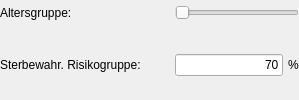
                 <widget class="QFrame" name="frame_risk_group">
                  <property name="minimumSize">
                   <size>
                    <width>0</width>
                    <height>50</height>
                   </size>
                  </property>
                  <property name="frameShape">
                   <enum>QFrame::NoFrame</enum>
                  </property>
                  <property name="frameShadow">
                   <enum>QFrame::Raised</enum>
                  </property>
                  <layout class="QVBoxLayout" name="verticalLayout_5">
                   <property name="spacing">
                    <number>5</number>
                   </property>
                   <property name="leftMargin">
                    <number>0</number>
                   </property>
                   <property name="topMargin">
                    <number>0</number>
                   </property>
                   <property name="rightMargin">
                    <number>0</number>
                   </property>
                   <property name="bottomMargin">
                    <number>0</number>
                   </property>
                   <item>
                    <layout class="QHBoxLayout" name="horizontalLayout_39">
                     <item>
                      <widget class="QLabel" name="label_35">
                       <property name="minimumSize">
                        <size>
                         <width>170</width>
                         <height>25</height>
                        </size>
                       </property>
                       <property name="maximumSize">
                        <size>
                         <width>170</width>
                         <height>16777215</height>
                        </size>
                       </property>
                       <property name="toolTip">
                        <string>Altergrenzen der Altersgruppe mit erhöhter Sterbewahrscheinlichkeit.</string>
                       </property>
                       <property name="text">
                        <string>Altersgruppe:</string>
                       </property>
                      </widget>
                     </item>
                     <item>
                      <widget class="RangeSlider" name="range_risk_group_age">
                       <property name="layoutDirection">
                        <enum>Qt::LeftToRight</enum>
                       </property>
                       <property name="orientation">
                        <enum>Qt::Horizontal</enum>
                       </property>
                       <property name="tickPosition">
                        <enum>QSlider::NoTicks</enum>
                       </property>
                      </widget>
                     </item>
                    </layout>
                   </item>
                   <item>
                    <layout class="QHBoxLayout" name="horizontalLayout_40">
                     <item>
                      <widget class="QLabel" name="label_36">
                       <property name="minimumSize">
                        <size>
                         <width>170</width>
                         <height>21</height>
                        </size>
                       </property>
                       <property name="maximumSize">
                        <size>
                         <width>170</width>
                         <height>16777215</height>
                        </size>
                       </property>
                       <property name="toolTip">
                        <string>Sterbewahrscheinlichkeit der Risikogruppe.</string>
                       </property>
                       <property name="text">
                        <string>Sterbewahr. Risikogruppe:</string>
                       </property>
                      </widget>
                     </item>
                     <item>
                      <widget class="QLineEdit" name="eingabe_risk_group_death_rate">
                       <property name="text">
                        <string>70</string>
                       </property>
                       <property name="alignment">
                        <set>Qt::AlignRight|Qt::AlignTrailing|Qt::AlignVCenter</set>
                       </property>
                      </widget>
                     </item>
                     <item>
                      <widget class="QLabel" name="label_37">
                       <property name="text">
                        <string>%</string>
                       </property>
                      </widget>
                     </item>
                    </layout>
                   </item>
                  </layout>
                 </widget>
